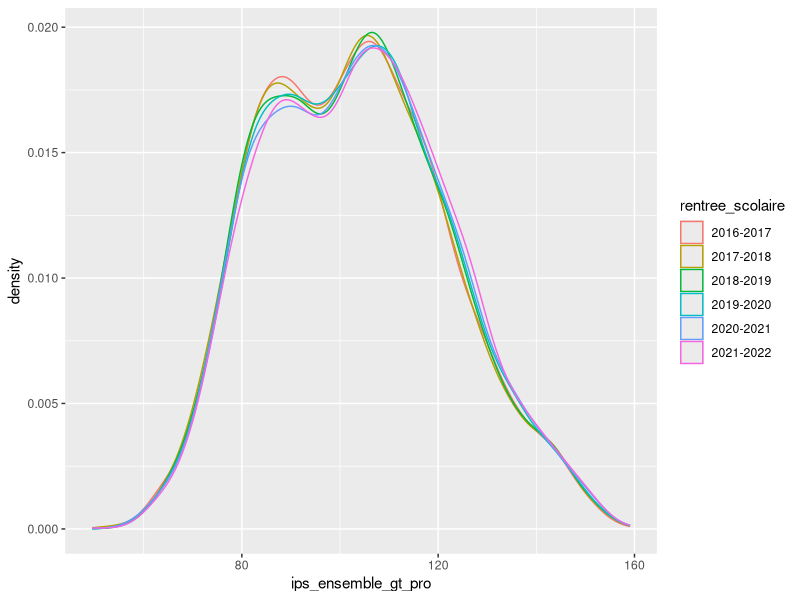
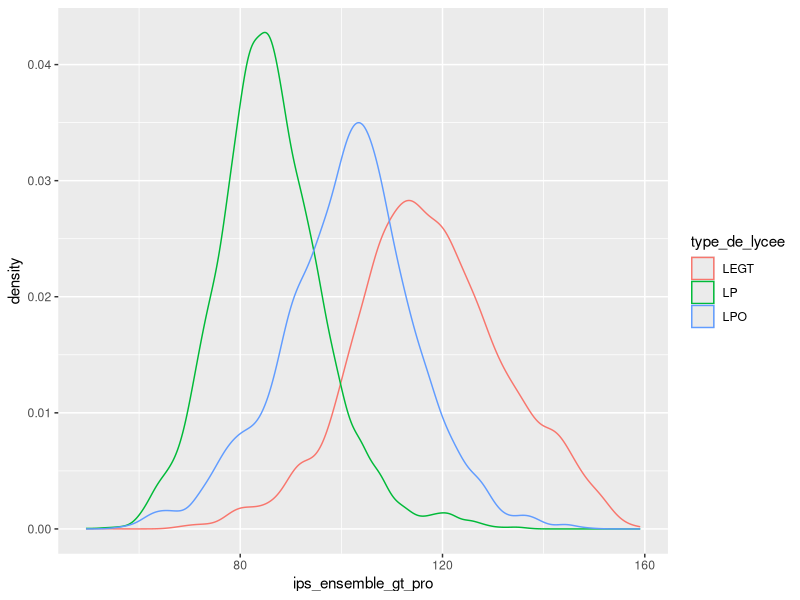

Reproduce these figures in R, in order.
## ---- chunk 1
dt <- read.csv("fr-en-ips_lycees.csv", sep = ";")
str(dt)
## ---- chunk 2
library(tidyverse)

dt %>%
  group_by(rentree_scolaire, uai) %>% # Group by year/school
  summarise(n = n()) %>%              # Count number of observations
  head()                              # Look at the first rows of the resulting data
## ---- chunk 3
dt %>%
  group_by(rentree_scolaire, uai) %>% # Group by year/school
  summarise(n = n()) %>%              # Count number of observations
  ungroup() %>%                       # Ungroup
  summarise(mean(n == 1))             # Share of uniquely identified rows
## ---- chunk 4
n_distinct(dt$uai)

dt %>%
  group_by(rentree_scolaire) %>%
  summarise(share_observed = n()/n_distinct(dt$uai))
## ---- chunk 5
dt %>%
  group_by(rentree_scolaire) %>%
  summarise(share_observed = mean(is.na(ecart_type_de_l_ips_voie_gt) & 
                                    is.na(ecart_type_de_l_ips_voie_pro)))
## ---- chunk 6
dt %>%
  filter(rentree_scolaire == "2021-2022") %>%
  group_by(departement) %>%
  summarise(IPS = mean(ips_ensemble_gt_pro)) %>%
  ungroup() %>%
  arrange(IPS) %>%
  head(5)
## ---- chunk 7
dt %>%
  group_by(secteur) %>%
  summarise(mean = mean(ips_ensemble_gt_pro),
            sd = sd(ips_ensemble_gt_pro),
            median = median(ips_ensemble_gt_pro),
            iqr = IQR(ips_ensemble_gt_pro))
## ---- chunk 8
ggplot(dt, aes(x = ips_ensemble_gt_pro, color = rentree_scolaire)) + geom_density()
## ---- chunk 9
ggplot(dt, aes(x = ips_ensemble_gt_pro, color = type_de_lycee)) + 
  geom_density()
## ---- chunk 10
ips_stjo <- dt %>%
  filter(rentree_scolaire == "2021-2022" & academie == "RENNES" & 
           nom_de_l_etablissment == "LYCEE GENERAL PRIVE SAINT JOSEPH") %>%
  pull(ips_ensemble_gt_pro)

ips_stjo

dt %>%
  filter(rentree_scolaire == "2021-2022") %>%
  summarise(mean(ips_ensemble_gt_pro < ips_stjo))
## ---- chunk 11
dt %>%
  #filter(type_de_lycee %in% c("LP", "LEGT")) %>%
  group_by(type_de_lycee) %>%
  summarise(mean = mean(ips_ensemble_gt_pro),
            sd = sd(ips_ensemble_gt_pro),
            n = n(),
            lb = mean - (qt(.995, n-1) * (sd/sqrt(n))),
            ub =  mean + (qt(.995, n-1) * (sd/sqrt(n))))
## ---- chunk 12
dt %>%
  filter(type_de_lycee != "LPO") %>%
  mutate(prediction = ifelse(ips_ensemble_gt_pro > 100, "LEGT", "LP")) %>%
  summarise(mean(prediction == type_de_lycee))
